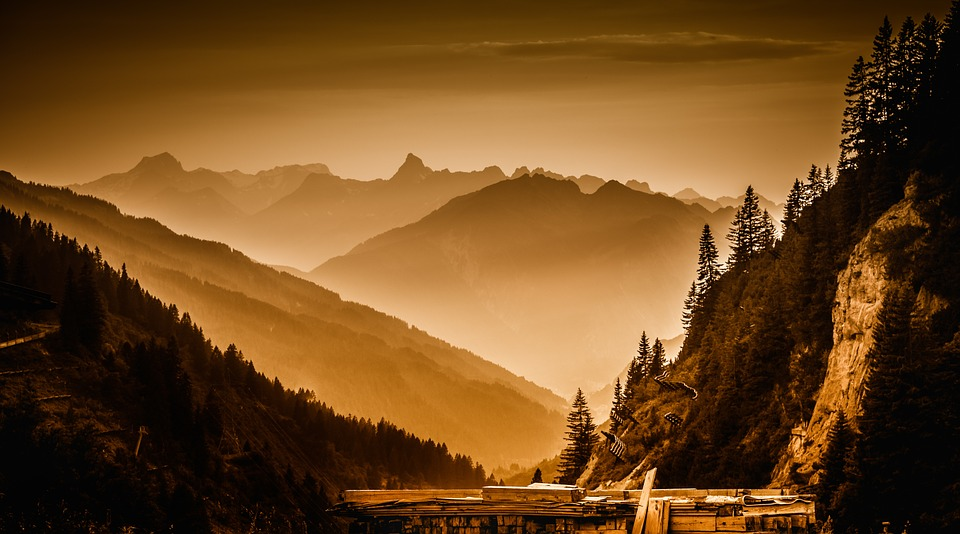
//> input picture Chapter3_ProcessingColorOfImage/ComparingColorStrategyDP/1.jpg, 960 x 534 px
$ ./main   (built with g++ and OpenCV 4)
//> lines starting //> are read from the running program, lines starting //| are printed output that depends on the picture; after the words box and inside, x2 and y2 are one past the last pixel; in counts of white or black regions, pixels touching at a corner belong together
//> further down, image is the input picture: 534 rows x 960 cols, CV_8UC3; mean B, G, R 31, 72.4, 110.5
### Chapter3_ProcessingColorOfImage/ComparingColorStrategyDP/ColorDetector.h
#pragma once
#include <vector>
#include <opencv2\core.hpp>
#include <opencv2\highgui.hpp>
#include <opencv2\imgproc.hpp>
using namespace cv;
using namespace std;
class CColorDetector
{
private:
	Scalar m_targetColor;
	uint m_MaxDistance;
	uint getDistanceToTargeColor(Scalar input);
public:
	CColorDetector();
	~CColorDetector();
	void SetMaxDistance(uint maxDistance);
	void setTargetColor(int red, int gray, int blue);
	void process(Mat & input, Mat & output);
};

### Chapter3_ProcessingColorOfImage/ComparingColorStrategyDP/ColorDetector.cpp
#include "ColorDetector.h"

// [6 lines left out: function getDistanceToTargeColor, not called in this run]

CColorDetector::CColorDetector() :	m_MaxDistance(100),
									m_targetColor(Scalar(0))
{

}


CColorDetector::~CColorDetector()
{

}

void CColorDetector::SetMaxDistance(uint maxDistance)
{
	if (maxDistance < 0)
		maxDistance = 0;
	m_MaxDistance = maxDistance;
}

void CColorDetector::setTargetColor(int red, int gray, int blue)
{
	m_targetColor = CV_RGB(red, gray, blue);
}

void CColorDetector::process(Mat & input, Mat &output)
{
	absdiff(input, m_targetColor, output);
	vector<Mat> images;
	split(output, images);
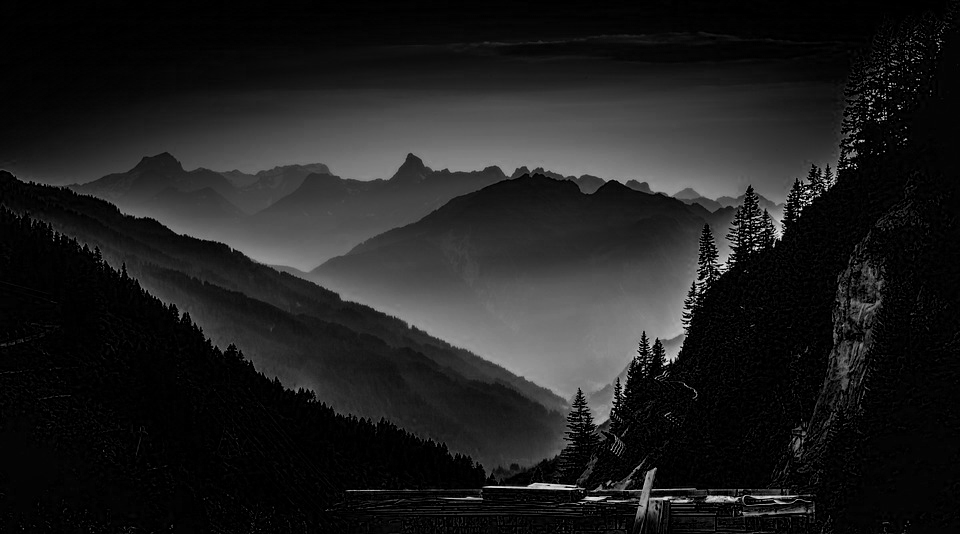
//> images[0]: 534 rows x 960 cols, CV_8UC1; min 0, max 237, mean 31
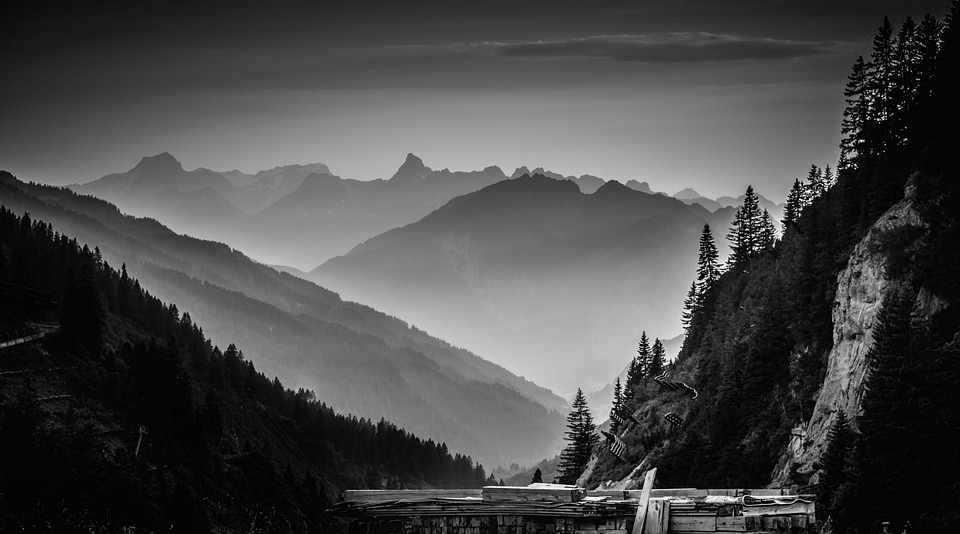
//> images[1]: 534 rows x 960 cols, CV_8UC1; min 0, max 254, mean 72.4
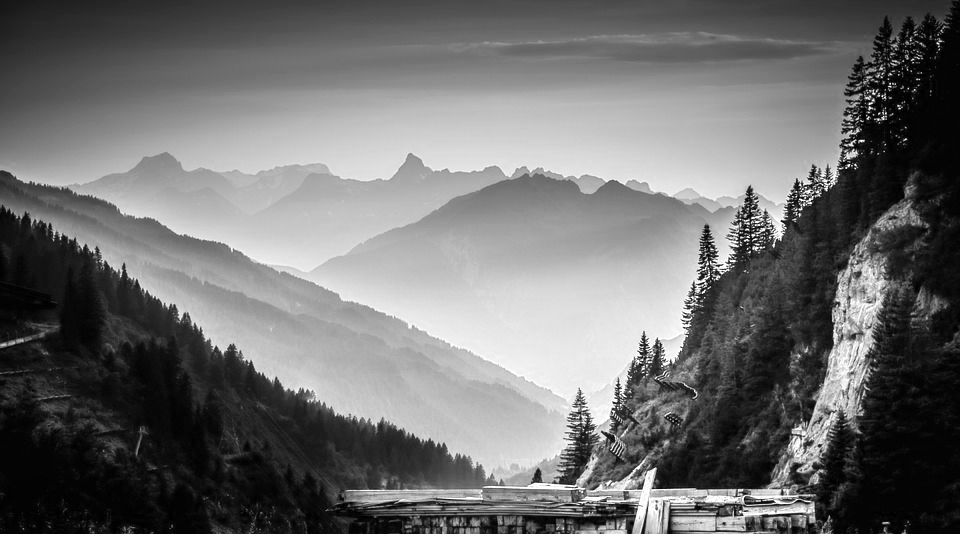
//> images[2]: 534 rows x 960 cols, CV_8UC1; min 0, max 255, mean 110.5
	output = images[0] + images[1] + images[2];
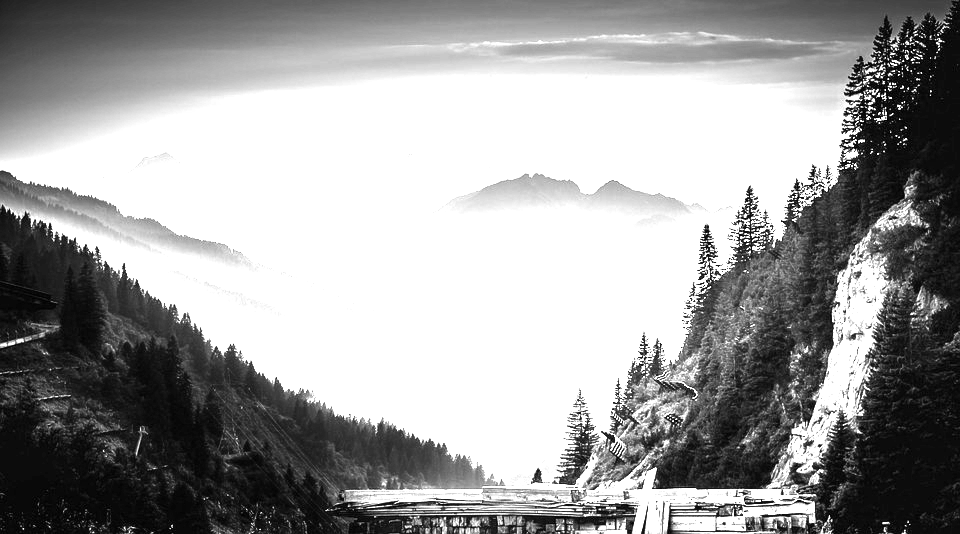
//> output: 534 rows x 960 cols, CV_8UC1; min 0, max 255, mean 158.1
	threshold(output, output, m_MaxDistance, 255, THRESH_BINARY);
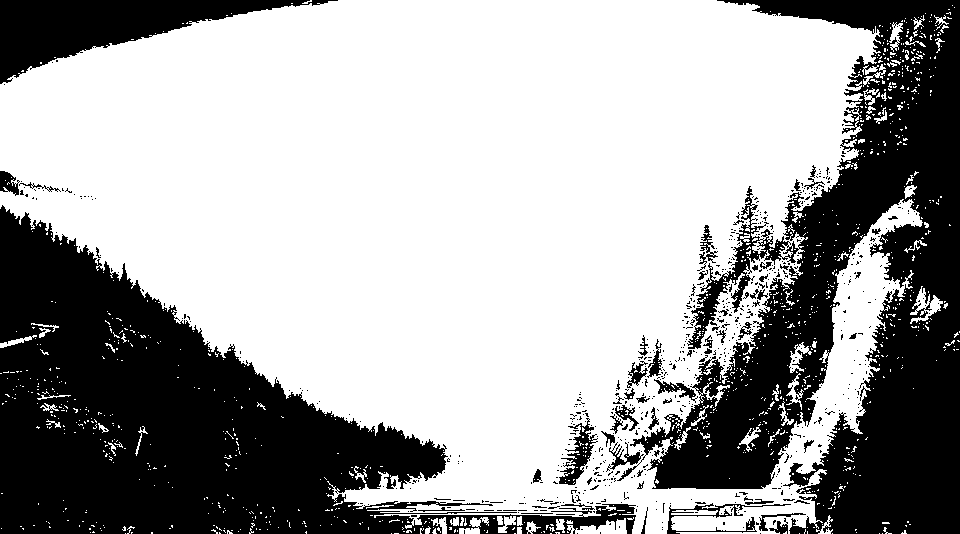
//> output: 534 rows x 960 cols, CV_8UC1; 64% white; 683 black regions (624 under 20 px), largest, box (x1, y1, x2, y2) and area: (0, 205, 636, 534) 84213, (617, 0, 960, 534) 81571, (0, 0, 338, 84) 11270
	// [15 lines of commented-out code are left out]
}

### Chapter3_ProcessingColorOfImage/ComparingColorStrategyDP/main.cpp
#include <iostream>
#include <vector>
#include <opencv2\core.hpp>
#include <opencv2\highgui.hpp>

#include "ColorDetector.h"

using namespace std;
using namespace cv;

int main()
{
	CColorDetector cdetect;
	Mat result;
	Mat image = imread("1.jpg", IMREAD_COLOR);
	if (!image.empty())
	{
		cdetect.setTargetColor(0, 0, 0);
		cdetect.SetMaxDistance(100);
		cdetect.process(image, result);
		imshow("inital image", image);
		Mat hsv;
		cvtColor(image, hsv, CV_BGR2HSV);
//> hsv: 534 rows x 960 cols, CV_8UC3; mean H, S, V 16, 196.1, 110.6
		//imshow("hsv", hsv);
		vector<Mat> vImages;
		split(image, vImages);
		imshow("hue", vImages[0]);
		imshow("saturation", vImages[1]);
		imshow("value", vImages[2]);
		//imshow("detect image", result);
		waitKey(0);
	}
	return 0;
}
